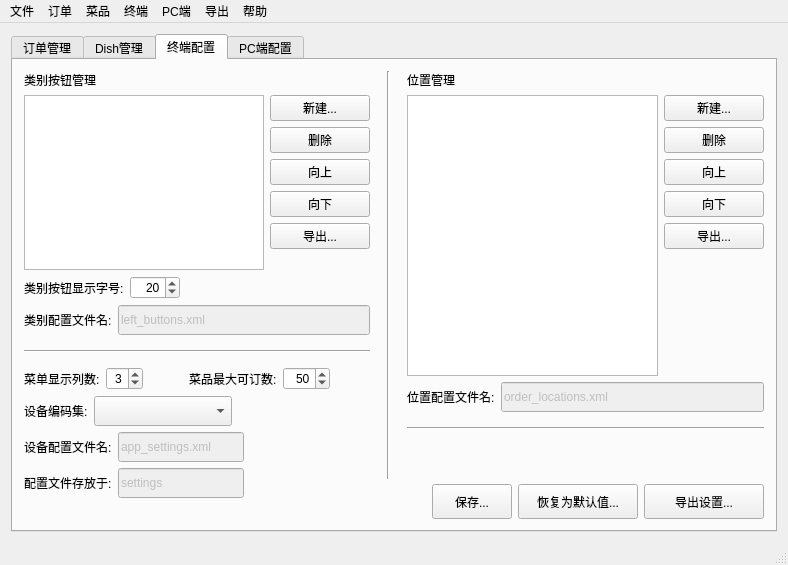
<?xml version="1.0" encoding="UTF-8"?>
<ui version="4.0">
 <class>MainWindow</class>
 <widget class="QMainWindow" name="MainWindow">
  <property name="geometry">
   <rect>
    <x>0</x>
    <y>0</y>
    <width>788</width>
    <height>565</height>
   </rect>
  </property>
  <property name="minimumSize">
   <size>
    <width>788</width>
    <height>565</height>
   </size>
  </property>
  <property name="windowTitle">
   <string>Monitor</string>
  </property>
  <widget class="QWidget" name="centralWidget">
   <layout class="QVBoxLayout" name="verticalLayout_3">
    <item>
     <layout class="QVBoxLayout" name="verticalLayout_4">
      <item>
       <widget class="QTabWidget" name="tabMainTab">
        <property name="currentIndex">
         <number>2</number>
        </property>
        <widget class="QWidget" name="tabOrders">
         <attribute name="title">
          <string>订单管理</string>
         </attribute>
         <layout class="QGridLayout" name="gridLayout">
          <item row="0" column="0">
           <widget class="QTableWidget" name="tableWidgetOrders">
            <property name="font">
             <font>
              <weight>75</weight>
              <bold>true</bold>
             </font>
            </property>
            <property name="lineWidth">
             <number>3</number>
            </property>
            <property name="showGrid">
             <bool>true</bool>
            </property>
           </widget>
          </item>
         </layout>
        </widget>
        <widget class="QWidget" name="tabDishes">
         <attribute name="title">
          <string>Dish管理</string>
         </attribute>
         <layout class="QHBoxLayout" name="horizontalLayout_3">
          <item>
           <widget class="QTableWidget" name="tableWidgetDish">
            <property name="font">
             <font>
              <weight>75</weight>
              <bold>true</bold>
             </font>
            </property>
            <property name="lineWidth">
             <number>3</number>
            </property>
            <property name="showGrid">
             <bool>true</bool>
            </property>
           </widget>
          </item>
          <item>
           <layout class="QVBoxLayout" name="verticalLayout_5">
            <item>
             <widget class="QPushButton" name="buttonAdd">
              <property name="text">
               <string>添加</string>
              </property>
             </widget>
            </item>
            <item>
             <widget class="QPushButton" name="buttonEdit">
              <property name="text">
               <string>编辑</string>
              </property>
             </widget>
            </item>
            <item>
             <widget class="QPushButton" name="buttonRemove">
              <property name="text">
               <string>删除</string>
              </property>
             </widget>
            </item>
            <item>
             <widget class="QPushButton" name="buttonExport">
              <property name="text">
               <string>导出</string>
              </property>
             </widget>
            </item>
            <item>
             <widget class="QPushButton" name="buttonRefresh">
              <property name="text">
               <string>刷新</string>
              </property>
             </widget>
            </item>
            <item>
             <spacer name="verticalSpacer">
              <property name="orientation">
               <enum>Qt::Vertical</enum>
              </property>
              <property name="sizeHint" stdset="0">
               <size>
                <width>20</width>
                <height>40</height>
               </size>
              </property>
             </spacer>
            </item>
           </layout>
          </item>
         </layout>
        </widget>
        <widget class="QWidget" name="tabDeviceSettings">
         <attribute name="title">
          <string>终端配置</string>
         </attribute>
         <layout class="QHBoxLayout" name="horizontalLayout_5">
          <item>
           <layout class="QHBoxLayout" name="horizontalLayout">
            <item>
             <layout class="QVBoxLayout" name="verticalLayout_2">
              <item>
               <widget class="QLabel" name="label">
                <property name="text">
                 <string>类别按钮管理</string>
                </property>
               </widget>
              </item>
              <item>
               <layout class="QHBoxLayout" name="horizontalLayout_2">
                <item>
                 <widget class="QListWidget" name="listWidgetLeftButtons">
                  <property name="sizePolicy">
                   <sizepolicy hsizetype="Expanding" vsizetype="Expanding">
                    <horstretch>0</horstretch>
                    <verstretch>0</verstretch>
                   </sizepolicy>
                  </property>
                 </widget>
                </item>
                <item>
                 <layout class="QVBoxLayout" name="verticalLayout_7">
                  <item>
                   <widget class="QPushButton" name="pushButtonNewTag">
                    <property name="minimumSize">
                     <size>
                      <width>100</width>
                      <height>0</height>
                     </size>
                    </property>
                    <property name="maximumSize">
                     <size>
                      <width>100</width>
                      <height>50</height>
                     </size>
                    </property>
                    <property name="text">
                     <string>新建...</string>
                    </property>
                   </widget>
                  </item>
                  <item>
                   <widget class="QPushButton" name="pushButtonDelTag">
                    <property name="minimumSize">
                     <size>
                      <width>100</width>
                      <height>0</height>
                     </size>
                    </property>
                    <property name="maximumSize">
                     <size>
                      <width>100</width>
                      <height>50</height>
                     </size>
                    </property>
                    <property name="text">
                     <string>删除</string>
                    </property>
                   </widget>
                  </item>
                  <item>
                   <widget class="QPushButton" name="pushButtonTagUp">
                    <property name="minimumSize">
                     <size>
                      <width>100</width>
                      <height>0</height>
                     </size>
                    </property>
                    <property name="maximumSize">
                     <size>
                      <width>100</width>
                      <height>50</height>
                     </size>
                    </property>
                    <property name="text">
                     <string>向上</string>
                    </property>
                   </widget>
                  </item>
                  <item>
                   <widget class="QPushButton" name="pushButtonTagDown">
                    <property name="minimumSize">
                     <size>
                      <width>100</width>
                      <height>0</height>
                     </size>
                    </property>
                    <property name="maximumSize">
                     <size>
                      <width>100</width>
                      <height>50</height>
                     </size>
                    </property>
                    <property name="text">
                     <string>向下</string>
                    </property>
                   </widget>
                  </item>
                  <item>
                   <widget class="QPushButton" name="pushButtonTagSettingExport">
                    <property name="minimumSize">
                     <size>
                      <width>100</width>
                      <height>0</height>
                     </size>
                    </property>
                    <property name="maximumSize">
                     <size>
                      <width>100</width>
                      <height>50</height>
                     </size>
                    </property>
                    <property name="text">
                     <string>导出...</string>
                    </property>
                   </widget>
                  </item>
                  <item>
                   <spacer name="verticalSpacer_3">
                    <property name="orientation">
                     <enum>Qt::Vertical</enum>
                    </property>
                    <property name="sizeHint" stdset="0">
                     <size>
                      <width>20</width>
                      <height>40</height>
                     </size>
                    </property>
                   </spacer>
                  </item>
                 </layout>
                </item>
               </layout>
              </item>
              <item>
               <layout class="QHBoxLayout" name="horizontalLayout_8">
                <item>
                 <widget class="QLabel" name="label_3">
                  <property name="sizePolicy">
                   <sizepolicy hsizetype="Fixed" vsizetype="Preferred">
                    <horstretch>0</horstretch>
                    <verstretch>0</verstretch>
                   </sizepolicy>
                  </property>
                  <property name="text">
                   <string>类别按钮显示字号:</string>
                  </property>
                 </widget>
                </item>
                <item>
                 <widget class="QSpinBox" name="spinBoxFontSizeLeftButton">
                  <property name="sizePolicy">
                   <sizepolicy hsizetype="Expanding" vsizetype="Expanding">
                    <horstretch>0</horstretch>
                    <verstretch>0</verstretch>
                   </sizepolicy>
                  </property>
                  <property name="maximumSize">
                   <size>
                    <width>50</width>
                    <height>30</height>
                   </size>
                  </property>
                  <property name="alignment">
                   <set>Qt::AlignRight|Qt::AlignTrailing|Qt::AlignVCenter</set>
                  </property>
                  <property name="minimum">
                   <number>10</number>
                  </property>
                  <property name="maximum">
                   <number>50</number>
                  </property>
                  <property name="value">
                   <number>20</number>
                  </property>
                 </widget>
                </item>
                <item>
                 <spacer name="horizontalSpacer_4">
                  <property name="orientation">
                   <enum>Qt::Horizontal</enum>
                  </property>
                  <property name="sizeHint" stdset="0">
                   <size>
                    <width>40</width>
                    <height>20</height>
                   </size>
                  </property>
                 </spacer>
                </item>
               </layout>
              </item>
              <item>
               <layout class="QHBoxLayout" name="horizontalLayout_12">
                <item>
                 <widget class="QLabel" name="label_8">
                  <property name="text">
                   <string>类别配置文件名:</string>
                  </property>
                 </widget>
                </item>
                <item>
                 <widget class="QLineEdit" name="lineEditTagSettingFileName">
                  <property name="enabled">
                   <bool>false</bool>
                  </property>
                  <property name="minimumSize">
                   <size>
                    <width>0</width>
                    <height>30</height>
                   </size>
                  </property>
                  <property name="text">
                   <string>left_buttons.xml</string>
                  </property>
                 </widget>
                </item>
               </layout>
              </item>
              <item>
               <layout class="QVBoxLayout" name="verticalLayout_11">
                <item>
                 <widget class="Line" name="line_2">
                  <property name="minimumSize">
                   <size>
                    <width>0</width>
                    <height>20</height>
                   </size>
                  </property>
                  <property name="orientation">
                   <enum>Qt::Horizontal</enum>
                  </property>
                 </widget>
                </item>
               </layout>
              </item>
              <item>
               <layout class="QHBoxLayout" name="horizontalLayout_9">
                <item>
                 <widget class="QLabel" name="label_4">
                  <property name="text">
                   <string>菜单显示列数:</string>
                  </property>
                 </widget>
                </item>
                <item>
                 <widget class="QSpinBox" name="spinBoxMenuItemCol">
                  <property name="sizePolicy">
                   <sizepolicy hsizetype="Expanding" vsizetype="Expanding">
                    <horstretch>0</horstretch>
                    <verstretch>0</verstretch>
                   </sizepolicy>
                  </property>
                  <property name="maximumSize">
                   <size>
                    <width>50</width>
                    <height>30</height>
                   </size>
                  </property>
                  <property name="alignment">
                   <set>Qt::AlignRight|Qt::AlignTrailing|Qt::AlignVCenter</set>
                  </property>
                  <property name="minimum">
                   <number>1</number>
                  </property>
                  <property name="maximum">
                   <number>5</number>
                  </property>
                  <property name="value">
                   <number>3</number>
                  </property>
                 </widget>
                </item>
                <item>
                 <spacer name="horizontalSpacer_6">
                  <property name="orientation">
                   <enum>Qt::Horizontal</enum>
                  </property>
                  <property name="sizeHint" stdset="0">
                   <size>
                    <width>40</width>
                    <height>20</height>
                   </size>
                  </property>
                 </spacer>
                </item>
                <item>
                 <widget class="QLabel" name="label_6">
                  <property name="text">
                   <string>菜品最大可订数:</string>
                  </property>
                 </widget>
                </item>
                <item>
                 <widget class="QSpinBox" name="spinBoxMaxItemOrderedCount">
                  <property name="sizePolicy">
                   <sizepolicy hsizetype="Expanding" vsizetype="Expanding">
                    <horstretch>0</horstretch>
                    <verstretch>0</verstretch>
                   </sizepolicy>
                  </property>
                  <property name="maximumSize">
                   <size>
                    <width>50</width>
                    <height>30</height>
                   </size>
                  </property>
                  <property name="alignment">
                   <set>Qt::AlignRight|Qt::AlignTrailing|Qt::AlignVCenter</set>
                  </property>
                  <property name="minimum">
                   <number>1</number>
                  </property>
                  <property name="maximum">
                   <number>500</number>
                  </property>
                  <property name="value">
                   <number>50</number>
                  </property>
                 </widget>
                </item>
                <item>
                 <spacer name="horizontalSpacer">
                  <property name="orientation">
                   <enum>Qt::Horizontal</enum>
                  </property>
                  <property name="sizeHint" stdset="0">
                   <size>
                    <width>40</width>
                    <height>20</height>
                   </size>
                  </property>
                 </spacer>
                </item>
               </layout>
              </item>
              <item>
               <layout class="QHBoxLayout" name="horizontalLayout_10">
                <item>
                 <widget class="QLabel" name="label_5">
                  <property name="text">
                   <string>设备编码集:</string>
                  </property>
                 </widget>
                </item>
                <item>
                 <widget class="QComboBox" name="comboBoxDeviceCharSet">
                  <property name="sizePolicy">
                   <sizepolicy hsizetype="Expanding" vsizetype="Fixed">
                    <horstretch>0</horstretch>
                    <verstretch>0</verstretch>
                   </sizepolicy>
                  </property>
                  <property name="minimumSize">
                   <size>
                    <width>100</width>
                    <height>30</height>
                   </size>
                  </property>
                 </widget>
                </item>
                <item>
                 <spacer name="horizontalSpacer_5">
                  <property name="orientation">
                   <enum>Qt::Horizontal</enum>
                  </property>
                  <property name="sizeHint" stdset="0">
                   <size>
                    <width>40</width>
                    <height>20</height>
                   </size>
                  </property>
                 </spacer>
                </item>
               </layout>
              </item>
              <item>
               <layout class="QHBoxLayout" name="horizontalLayout_11">
                <item>
                 <widget class="QLabel" name="label_7">
                  <property name="text">
                   <string>设备配置文件名:</string>
                  </property>
                 </widget>
                </item>
                <item>
                 <widget class="QLineEdit" name="lineEditSettingsDeviceFile">
                  <property name="enabled">
                   <bool>false</bool>
                  </property>
                  <property name="minimumSize">
                   <size>
                    <width>0</width>
                    <height>30</height>
                   </size>
                  </property>
                  <property name="text">
                   <string>app_settings.xml</string>
                  </property>
                 </widget>
                </item>
                <item>
                 <spacer name="horizontalSpacer_2">
                  <property name="orientation">
                   <enum>Qt::Horizontal</enum>
                  </property>
                  <property name="sizeHint" stdset="0">
                   <size>
                    <width>40</width>
                    <height>20</height>
                   </size>
                  </property>
                 </spacer>
                </item>
               </layout>
              </item>
              <item>
               <layout class="QHBoxLayout" name="horizontalLayout_14">
                <item>
                 <widget class="QLabel" name="label_10">
                  <property name="text">
                   <string>配置文件存放于:</string>
                  </property>
                 </widget>
                </item>
                <item>
                 <widget class="QLineEdit" name="lineEditSettingsDir">
                  <property name="enabled">
                   <bool>false</bool>
                  </property>
                  <property name="minimumSize">
                   <size>
                    <width>0</width>
                    <height>30</height>
                   </size>
                  </property>
                  <property name="text">
                   <string>settings</string>
                  </property>
                 </widget>
                </item>
                <item>
                 <spacer name="horizontalSpacer_7">
                  <property name="orientation">
                   <enum>Qt::Horizontal</enum>
                  </property>
                  <property name="sizeHint" stdset="0">
                   <size>
                    <width>40</width>
                    <height>20</height>
                   </size>
                  </property>
                 </spacer>
                </item>
               </layout>
              </item>
              <item>
               <layout class="QHBoxLayout" name="horizontalLayout_4">
                <item>
                 <spacer name="verticalSpacer_2">
                  <property name="orientation">
                   <enum>Qt::Vertical</enum>
                  </property>
                  <property name="sizeHint" stdset="0">
                   <size>
                    <width>20</width>
                    <height>40</height>
                   </size>
                  </property>
                 </spacer>
                </item>
               </layout>
              </item>
             </layout>
            </item>
            <item>
             <layout class="QVBoxLayout" name="verticalLayout_9">
              <item>
               <widget class="Line" name="line">
                <property name="minimumSize">
                 <size>
                  <width>25</width>
                  <height>350</height>
                 </size>
                </property>
                <property name="sizeIncrement">
                 <size>
                  <width>10</width>
                  <height>10</height>
                 </size>
                </property>
                <property name="baseSize">
                 <size>
                  <width>5</width>
                  <height>100</height>
                 </size>
                </property>
                <property name="orientation">
                 <enum>Qt::Vertical</enum>
                </property>
               </widget>
              </item>
              <item>
               <spacer name="verticalSpacer_5">
                <property name="orientation">
                 <enum>Qt::Vertical</enum>
                </property>
                <property name="sizeType">
                 <enum>QSizePolicy::Fixed</enum>
                </property>
                <property name="sizeHint" stdset="0">
                 <size>
                  <width>20</width>
                  <height>40</height>
                 </size>
                </property>
               </spacer>
              </item>
             </layout>
            </item>
            <item>
             <layout class="QVBoxLayout" name="verticalLayout_6">
              <item>
               <widget class="QLabel" name="label_2">
                <property name="text">
                 <string>位置管理</string>
                </property>
               </widget>
              </item>
              <item>
               <layout class="QHBoxLayout" name="horizontalLayout_6">
                <item>
                 <widget class="QListWidget" name="listWidgetLocations">
                  <property name="sizePolicy">
                   <sizepolicy hsizetype="Expanding" vsizetype="Expanding">
                    <horstretch>0</horstretch>
                    <verstretch>0</verstretch>
                   </sizepolicy>
                  </property>
                  <property name="minimumSize">
                   <size>
                    <width>50</width>
                    <height>0</height>
                   </size>
                  </property>
                 </widget>
                </item>
                <item>
                 <layout class="QVBoxLayout" name="verticalLayout_8">
                  <item>
                   <widget class="QPushButton" name="pushButtonNewLocation">
                    <property name="minimumSize">
                     <size>
                      <width>100</width>
                      <height>0</height>
                     </size>
                    </property>
                    <property name="maximumSize">
                     <size>
                      <width>100</width>
                      <height>50</height>
                     </size>
                    </property>
                    <property name="text">
                     <string>新建...</string>
                    </property>
                   </widget>
                  </item>
                  <item>
                   <widget class="QPushButton" name="pushButtonDelLocation">
                    <property name="minimumSize">
                     <size>
                      <width>100</width>
                      <height>0</height>
                     </size>
                    </property>
                    <property name="maximumSize">
                     <size>
                      <width>100</width>
                      <height>50</height>
                     </size>
                    </property>
                    <property name="text">
                     <string>删除</string>
                    </property>
                   </widget>
                  </item>
                  <item>
                   <widget class="QPushButton" name="pushButtonLocationUp">
                    <property name="minimumSize">
                     <size>
                      <width>100</width>
                      <height>0</height>
                     </size>
                    </property>
                    <property name="maximumSize">
                     <size>
                      <width>100</width>
                      <height>50</height>
                     </size>
                    </property>
                    <property name="text">
                     <string>向上</string>
                    </property>
                   </widget>
                  </item>
                  <item>
                   <widget class="QPushButton" name="pushButtonLocationDown">
                    <property name="minimumSize">
                     <size>
                      <width>100</width>
                      <height>0</height>
                     </size>
                    </property>
                    <property name="maximumSize">
                     <size>
                      <width>100</width>
                      <height>50</height>
                     </size>
                    </property>
                    <property name="text">
                     <string>向下</string>
                    </property>
                   </widget>
                  </item>
                  <item>
                   <widget class="QPushButton" name="pushButtonLocationSettingExport">
                    <property name="minimumSize">
                     <size>
                      <width>100</width>
                      <height>0</height>
                     </size>
                    </property>
                    <property name="maximumSize">
                     <size>
                      <width>100</width>
                      <height>50</height>
                     </size>
                    </property>
                    <property name="text">
                     <string>导出...</string>
                    </property>
                   </widget>
                  </item>
                  <item>
                   <spacer name="verticalSpacer_6">
                    <property name="orientation">
                     <enum>Qt::Vertical</enum>
                    </property>
                    <property name="sizeHint" stdset="0">
                     <size>
                      <width>20</width>
                      <height>40</height>
                     </size>
                    </property>
                   </spacer>
                  </item>
                 </layout>
                </item>
               </layout>
              </item>
              <item>
               <layout class="QHBoxLayout" name="horizontalLayout_13">
                <item>
                 <widget class="QLabel" name="label_9">
                  <property name="text">
                   <string>位置配置文件名:</string>
                  </property>
                 </widget>
                </item>
                <item>
                 <widget class="QLineEdit" name="lineEditLocationSettingFileName">
                  <property name="enabled">
                   <bool>false</bool>
                  </property>
                  <property name="minimumSize">
                   <size>
                    <width>0</width>
                    <height>30</height>
                   </size>
                  </property>
                  <property name="text">
                   <string>order_locations.xml</string>
                  </property>
                 </widget>
                </item>
               </layout>
              </item>
              <item>
               <layout class="QVBoxLayout" name="verticalLayout_12">
                <item>
                 <widget class="Line" name="line_3">
                  <property name="minimumSize">
                   <size>
                    <width>0</width>
                    <height>20</height>
                   </size>
                  </property>
                  <property name="orientation">
                   <enum>Qt::Horizontal</enum>
                  </property>
                 </widget>
                </item>
               </layout>
              </item>
              <item>
               <spacer name="verticalSpacer_4">
                <property name="orientation">
                 <enum>Qt::Vertical</enum>
                </property>
                <property name="sizeType">
                 <enum>QSizePolicy::Minimum</enum>
                </property>
                <property name="sizeHint" stdset="0">
                 <size>
                  <width>20</width>
                  <height>40</height>
                 </size>
                </property>
               </spacer>
              </item>
              <item>
               <layout class="QHBoxLayout" name="horizontalLayout_7">
                <item>
                 <spacer name="horizontalSpacer_3">
                  <property name="orientation">
                   <enum>Qt::Horizontal</enum>
                  </property>
                  <property name="sizeHint" stdset="0">
                   <size>
                    <width>40</width>
                    <height>20</height>
                   </size>
                  </property>
                 </spacer>
                </item>
                <item>
                 <widget class="QPushButton" name="pushButtonDeviceSettingsSave">
                  <property name="minimumSize">
                   <size>
                    <width>80</width>
                    <height>35</height>
                   </size>
                  </property>
                  <property name="text">
                   <string>保存...</string>
                  </property>
                 </widget>
                </item>
                <item>
                 <widget class="QPushButton" name="pushButtonResetToDefaultValue">
                  <property name="minimumSize">
                   <size>
                    <width>120</width>
                    <height>35</height>
                   </size>
                  </property>
                  <property name="text">
                   <string>恢复为默认值...</string>
                  </property>
                 </widget>
                </item>
                <item>
                 <widget class="QPushButton" name="buttonExportSettings">
                  <property name="minimumSize">
                   <size>
                    <width>120</width>
                    <height>35</height>
                   </size>
                  </property>
                  <property name="text">
                   <string>导出设置...</string>
                  </property>
                 </widget>
                </item>
               </layout>
              </item>
             </layout>
            </item>
           </layout>
          </item>
         </layout>
        </widget>
        <widget class="QWidget" name="tabPCSettings">
         <attribute name="title">
          <string>PC端配置</string>
         </attribute>
        </widget>
       </widget>
      </item>
     </layout>
    </item>
   </layout>
  </widget>
  <widget class="QMenuBar" name="menuBar">
   <property name="geometry">
    <rect>
     <x>0</x>
     <y>0</y>
     <width>788</width>
     <height>22</height>
    </rect>
   </property>
   <widget class="QMenu" name="menu">
    <property name="title">
     <string>文件</string>
    </property>
    <addaction name="actionMenuFileExportAll"/>
    <addaction name="separator"/>
    <addaction name="actionMenuFileQuit"/>
   </widget>
   <widget class="QMenu" name="menu_2">
    <property name="title">
     <string>帮助</string>
    </property>
    <addaction name="actionMenuHelp"/>
    <addaction name="actionMenuAbout"/>
   </widget>
   <widget class="QMenu" name="menu_3">
    <property name="title">
     <string>终端</string>
    </property>
    <addaction name="actionMenuDevice"/>
    <addaction name="actionMenuDeviceExport"/>
   </widget>
   <widget class="QMenu" name="menu_4">
    <property name="title">
     <string>订单</string>
    </property>
    <addaction name="actionMenuOrder"/>
   </widget>
   <widget class="QMenu" name="menu_5">
    <property name="title">
     <string>菜品</string>
    </property>
    <addaction name="actionMenuDish"/>
    <addaction name="actionMenuDishExport"/>
   </widget>
   <widget class="QMenu" name="menuPC">
    <property name="title">
     <string>PC端</string>
    </property>
    <addaction name="actionMenuPC"/>
   </widget>
   <widget class="QMenu" name="menu_6">
    <property name="title">
     <string>导出</string>
    </property>
    <addaction name="actionMenuExportDishes"/>
    <addaction name="actionMenuExportSettings"/>
    <addaction name="actionMenuExportExportAll"/>
   </widget>
   <addaction name="menu"/>
   <addaction name="menu_4"/>
   <addaction name="menu_5"/>
   <addaction name="menu_3"/>
   <addaction name="menuPC"/>
   <addaction name="menu_6"/>
   <addaction name="menu_2"/>
  </widget>
  <widget class="QStatusBar" name="statusBar"/>
  <action name="actionMenuFileQuit">
   <property name="text">
    <string>退出</string>
   </property>
  </action>
  <action name="actionMenuFileExportAll">
   <property name="text">
    <string>全部导出...</string>
   </property>
  </action>
  <action name="actionMenuAbout">
   <property name="text">
    <string>关于...</string>
   </property>
  </action>
  <action name="actionMenuDish">
   <property name="text">
    <string>管理 </string>
   </property>
  </action>
  <action name="actionMenuDishExport">
   <property name="text">
    <string>导出...</string>
   </property>
  </action>
  <action name="actionMenuDevice">
   <property name="text">
    <string>管理</string>
   </property>
  </action>
  <action name="actionMenuDeviceExport">
   <property name="text">
    <string>导出...</string>
   </property>
  </action>
  <action name="actionMenuExportDishes">
   <property name="text">
    <string>导出菜品...</string>
   </property>
  </action>
  <action name="actionMenuExportSettings">
   <property name="text">
    <string>导出配置...</string>
   </property>
  </action>
  <action name="actionMenuExportExportAll">
   <property name="text">
    <string>全部导出...</string>
   </property>
  </action>
  <action name="actionMenuOrder">
   <property name="text">
    <string>管理</string>
   </property>
  </action>
  <action name="actionMenuPC">
   <property name="text">
    <string>管理</string>
   </property>
  </action>
  <action name="actionMenuHelp">
   <property name="text">
    <string>帮助</string>
   </property>
  </action>
 </widget>
 <layoutdefault spacing="6" margin="11"/>
 <resources/>
 <connections>
  <connection>
   <sender>actionMenuFileQuit</sender>
   <signal>triggered()</signal>
   <receiver>MainWindow</receiver>
   <slot>close()</slot>
   <hints>
    <hint type="sourcelabel">
     <x>-1</x>
     <y>-1</y>
    </hint>
    <hint type="destinationlabel">
     <x>393</x>
     <y>282</y>
    </hint>
   </hints>
  </connection>
 </connections>
</ui>
